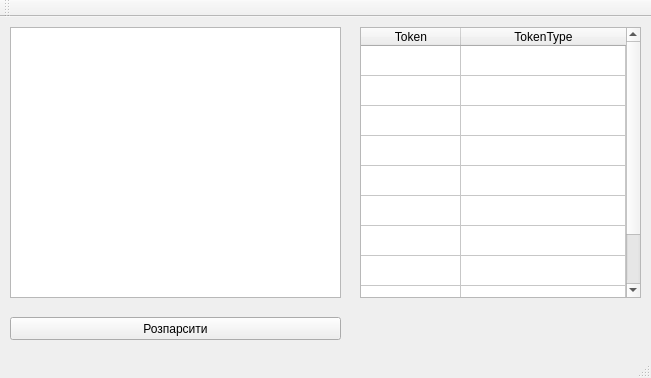
<?xml version="1.0" encoding="UTF-8"?>
<ui version="4.0">
 <class>MainWindow</class>
 <widget class="QMainWindow" name="MainWindow">
  <property name="geometry">
   <rect>
    <x>0</x>
    <y>0</y>
    <width>651</width>
    <height>378</height>
   </rect>
  </property>
  <property name="windowTitle">
   <string>MainWindow</string>
  </property>
  <widget class="QWidget" name="centralWidget">
   <widget class="QTextEdit" name="textEdit">
    <property name="geometry">
     <rect>
      <x>10</x>
      <y>10</y>
      <width>331</width>
      <height>271</height>
     </rect>
    </property>
    <property name="html">
     <string>&lt;!DOCTYPE HTML PUBLIC &quot;-//W3C//DTD HTML 4.0//EN&quot; &quot;http://www.w3.org/TR/REC-html40/strict.dtd&quot;&gt;
&lt;html&gt;&lt;head&gt;&lt;meta name=&quot;qrichtext&quot; content=&quot;1&quot; /&gt;&lt;style type=&quot;text/css&quot;&gt;
p, li { white-space: pre-wrap; }
&lt;/style&gt;&lt;/head&gt;&lt;body style=&quot; font-family:'MS Shell Dlg 2'; font-size:8.25pt; font-weight:400; font-style:normal;&quot;&gt;
&lt;p style=&quot;-qt-paragraph-type:empty; margin-top:0px; margin-bottom:0px; margin-left:0px; margin-right:0px; -qt-block-indent:0; text-indent:0px; font-size:8pt;&quot;&gt;&lt;br /&gt;&lt;/p&gt;&lt;/body&gt;&lt;/html&gt;</string>
    </property>
    <property name="tabStopWidth">
     <number>20</number>
    </property>
   </widget>
   <widget class="QPushButton" name="pushButton">
    <property name="geometry">
     <rect>
      <x>10</x>
      <y>300</y>
      <width>331</width>
      <height>23</height>
     </rect>
    </property>
    <property name="text">
     <string>Розпарсити</string>
    </property>
   </widget>
   <widget class="QTableWidget" name="tableWidget">
    <property name="geometry">
     <rect>
      <x>360</x>
      <y>10</y>
      <width>281</width>
      <height>271</height>
     </rect>
    </property>
    <property name="rowCount">
     <number>10</number>
    </property>
    <property name="columnCount">
     <number>2</number>
    </property>
    <attribute name="horizontalHeaderVisible">
     <bool>true</bool>
    </attribute>
    <attribute name="horizontalHeaderCascadingSectionResizes">
     <bool>false</bool>
    </attribute>
    <attribute name="horizontalHeaderStretchLastSection">
     <bool>true</bool>
    </attribute>
    <attribute name="verticalHeaderVisible">
     <bool>false</bool>
    </attribute>
    <row/>
    <row/>
    <row/>
    <row/>
    <row/>
    <row/>
    <row/>
    <row/>
    <row/>
    <row/>
    <column>
     <property name="text">
      <string>Token</string>
     </property>
    </column>
    <column>
     <property name="text">
      <string>TokenType</string>
     </property>
    </column>
   </widget>
  </widget>
  <widget class="QMenuBar" name="menuBar">
   <property name="geometry">
    <rect>
     <x>0</x>
     <y>0</y>
     <width>651</width>
     <height>21</height>
    </rect>
   </property>
  </widget>
  <widget class="QToolBar" name="mainToolBar">
   <attribute name="toolBarArea">
    <enum>TopToolBarArea</enum>
   </attribute>
   <attribute name="toolBarBreak">
    <bool>false</bool>
   </attribute>
  </widget>
  <widget class="QStatusBar" name="statusBar"/>
 </widget>
 <layoutdefault spacing="6" margin="11"/>
 <resources/>
 <connections/>
</ui>
